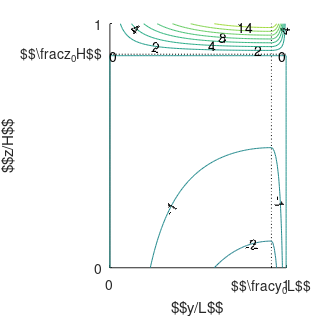
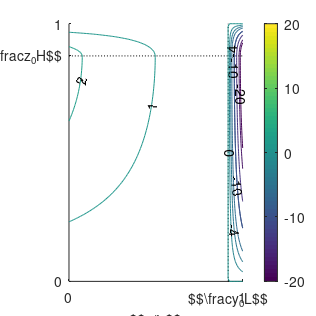
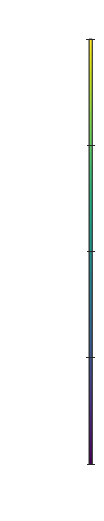

Reproduce these figures in MATLAB, in order.
function displaySpeed
%UNTITLED2 Summary of this function goes here
%   Detailed explanation goes here
textwidth = 16.06;
close all;

H = 1;
L = 1;
PSI = 1;

y0 = 11/12;
z0 = 3.5/4;

ytick = [0 y0 1];
ztick = [0 z0 1];
yticklab = {'0','$$\frac{y_0}{L}$$','1'};
zticklab = {'0','$$\frac{z_0}{H}$$','1'};

y = linspace(0,1,120);
z = linspace(0,1,100);
[Y,Z] = meshgrid(y,z);
V = v(Y,Z,y0,z0,PSI,L,H);
W = w(Y,Z,y0,z0,PSI,L,H);

figure('units','centimeters','position',[10 10 .5*textwidth .5*textwidth]);
set(gcf,'PaperPositionMode','auto')
set(gcf,'Resize','off')
set(gca,'xtick',ytick,'XTickLabel',yticklab)
set(gca,'ytick',ztick,'YTickLabel',zticklab)
hold on
plot(y,z0*ones(size(y)),':k');
plot(y0*ones(size(z)),z,':k');
% contour(Y,Z,V)
contour(Y,Z,V,-2:-1,'ShowText','on','LabelSpacing',150);
contour(Y,Z,V,[0 0],'ShowText','on','LabelSpacing',150);
contour(Y,Z,V, [2 2],'ShowText','on','LabelSpacing',90);
contour(Y,Z,V, [4 4],'ShowText','on','LabelSpacing',70);
contour(Y,Z,V, [6 6]);
contour(Y,Z,V, [8 8],'ShowText','on','LabelSpacing',1000);
contour(Y,Z,V, [10 12]);
contour(Y,Z,V, [14 14],'ShowText','on','LabelSpacing',1000);
caxis([-20 20])
% colorbar
xlabel('$$y/L$$');
ylabel('$$z/H$$');

figure('units','centimeters','position',[10 10 .5*textwidth .5*textwidth]);
set(gcf,'PaperPositionMode','auto')
% set(gcf,'Resize','off')
set(gca,'xtick',ytick,'XTickLabel',yticklab)
set(gca,'ytick',ztick,'YTickLabel',zticklab)
hold on
plot(y,z0*ones(size(y)),':k');
plot(y0*ones(size(z)),z,':k');
% contour(Y,Z,W,-20:4,'ShowText','on')
contour(Y,Z,W,-18:4:-2);
contour(Y,Z,W,[-20 -20],'ShowText','on','LabelSpacing',1000);
% contour(Y,Z,W,[-15 -15]);
contour(Y,Z,W,[-10 -10],'ShowText','on','LabelSpacing',85.5);
contour(Y,Z,W,[-4 -4],'ShowText','on','LabelSpacing',130);
% contour(Y,Z,W,[0 0],'ShowText','on','LabelSpacing',180);
% contour(Y,Z,W, [2 2],'ShowText','on','LabelSpacing',90);
% contour(Y,Z,W, [4 4],'ShowText','on','LabelSpacing',60);
% contour(Y,Z,W, [6 6],'ShowText','on','LabelSpacing',55);
contour(Y,Z,W, 0:2,'ShowText','on','LabelSpacing',1000);
caxis([-20 20])
colorbar
xlabel('$$y/L$$');
ylabel('$$z/H$$');

figure('units','centimeters','position',[10 10 .1*textwidth .5*textwidth]);
set(gcf,'PaperPositionMode','auto')
caxis([-20 20])
colorbar
axis off
end

function V = v(y,z,y0,z0,PSI,L,H)
    byl = y < y0;
    byu = y > y0;
    by = y == y0;
    bzl = z < z0;
    bzu = z > z0;
    V = PSI*(-byl.*bzl.*phi(y,y0).*dphi(z,z0)...
        + byl.*bzu.*phi(y,y0).*dphi(H-z,H-z0)...
        + byu.*bzu.*phi(L-y,L-y0).*dphi(H-z,H-z0)...
        - byu.*bzl.*phi(L-y,L-y0).*dphi(z,z0)...
        - by.*bzl.*dphi(z,z0)...
        + by.*bzu.*dphi(H-z,H-z0));
end

function W = w(y,z,y0,z0,PSI,L,H)
    byl = y < y0;
    byu = y > y0;
    bzl = z < z0;
    bzu = z > z0;
    bz = z == z0;
    W = PSI*(byl.*bzl.*dphi(y,y0).*phi(z,z0)...
        + byl.*bzu.*dphi(y,y0).*phi(H-z,H-z0)...
        - byu.*bzu.*dphi(L-y,L-y0).*phi(H-z,H-z0)...
        - byu.*bzl.*dphi(L-y,L-y0).*phi(z,z0)...
        + byl.*bz.*dphi(y,y0)...
        - byu.*bz.*dphi(L-y,L-y0));
end

function PHI = phi(x,x0)
    PHI = x.*(2.*x0-x)./(x0.^2);
end

function dPHI = dphi(x,x0)
    dPHI = 2.*(x0-x)./(x0.^2);
end

